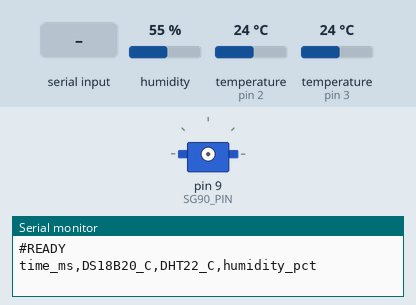
Simulated run of this sketch. Board: Arduino Uno, built with avr-gcc and run on an emulated ATmega328P. On the bench: servo, the last lines printed to the serial monitor. The test bench sets the inputs (shaded band); at power-on: humidity 55 %, temperature (sensors on pin 2, pin 3) 24 °C.

Above: at 1.2 s.
1.3 s: "0\n" received over Serial
2.8 s: "90\n" received over Serial
At 3.6 s:
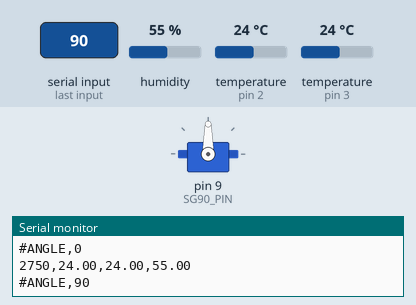
Timing chart, 0 to 5.8 s (numbered marks = the images above; inputs shaded):
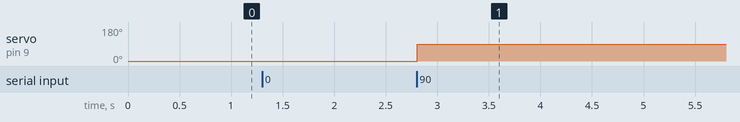

The sketch:

biocover_sensors.ino
```cpp
#include <OneWire.h>
#include <DallasTemperature.h>
#include <DHT.h>
#include <Servo.h>
#include <stdlib.h>
#include <math.h>

// 사용자 제공 2026-10-09 펌웨어: 센서 D2/D3, SG90 D9.
#define DS18B20_PIN 2
#define DHT22_PIN 3
#define SG90_PIN 9
#define DHTTYPE DHT22

OneWire oneWire(DS18B20_PIN);
DallasTemperature ds18b20(&oneWire);
DHT dht(DHT22_PIN, DHTTYPE);
Servo motor;
int currentAngle = -1;
char commandBuffer[24];
uint8_t commandIndex = 0;
const unsigned long SENSOR_INTERVAL = 2000;
unsigned long lastSensorTime = 0;
unsigned long conversionStart = 0;
bool conversionPending = false;

void setup() {
  Serial.begin(9600);
  ds18b20.begin();
  ds18b20.setResolution(12);
  ds18b20.setWaitForConversion(false);
  dht.begin();
  // 첫 각도 명령 전에는 attach하지 않는다.
  Serial.println("#READY");
  Serial.println("time_ms,DS18B20_C,DHT22_C,humidity_pct");
}

void processCommand(char* command) {
  while (*command == ' ' || *command == '\t') command++;
  int length = strlen(command);
  while (length > 0 && (command[length-1] == ' ' || command[length-1] == '\t')) {
    command[--length] = '\0';
  }
  if (strcmp(command, "STATUS") == 0) {
    Serial.print("#STATUS,ANGLE,");
    if (currentAngle < 0) Serial.println("NONE");
    else Serial.println(currentAngle);
    return;
  }
  if (length == 0) return;
  char* endPtr;
  long angle = strtol(command, &endPtr, 10);
  if (*endPtr != '\0' || endPtr == command || angle < 0 || angle > 180) {
    Serial.println("#ERR,INVALID_ANGLE");
    return;
  }
  if (!motor.attached()) motor.attach(SG90_PIN);
  motor.write((int)angle);
  currentAngle = (int)angle;
  Serial.print("#ANGLE,");
  Serial.println(currentAngle);
}

void readSerialCommand() {
  while (Serial.available() > 0) {
    char c = Serial.read();
    if (c == '\n' || c == '\r') {
      if (commandIndex > 0) {
        commandBuffer[commandIndex] = '\0';
        processCommand(commandBuffer);
        commandIndex = 0;
      }
    } else if (commandIndex < sizeof(commandBuffer) - 1) {
      commandBuffer[commandIndex++] = c;
    } else {
      commandIndex = 0;
      Serial.println("#ERR,COMMAND_TOO_LONG");
    }
  }
}

void printSensorData(unsigned long timestamp) {
  float dsTemp = ds18b20.getTempCByIndex(0);
  float dhtTemp = dht.readTemperature();
  float humidity = dht.readHumidity();
  Serial.print(timestamp);
  Serial.print(",");
  if (dsTemp == DEVICE_DISCONNECTED_C || dsTemp < -55.0 || dsTemp > 125.0) {
    Serial.print("NaN");
  } else Serial.print(dsTemp, 2);
  Serial.print(",");
  if (isnan(dhtTemp)) Serial.print("NaN");
  else Serial.print(dhtTemp, 2);
  Serial.print(",");
  if (isnan(humidity)) Serial.println("NaN");
  else Serial.println(humidity, 2);
}

void loop() {
  readSerialCommand();
  unsigned long now = millis();
  if (!conversionPending && now - lastSensorTime >= SENSOR_INTERVAL) {
    lastSensorTime = now;
    ds18b20.requestTemperatures();
    conversionStart = now;
    conversionPending = true;
  }
  if (conversionPending && now - conversionStart >= 750) {
    conversionPending = false;
    printSensorData(now);
  }
}
```

Measured:
- after the input at 2.8 s, servo on pin 9 (SG90_PIN): 0° → 90° at once
